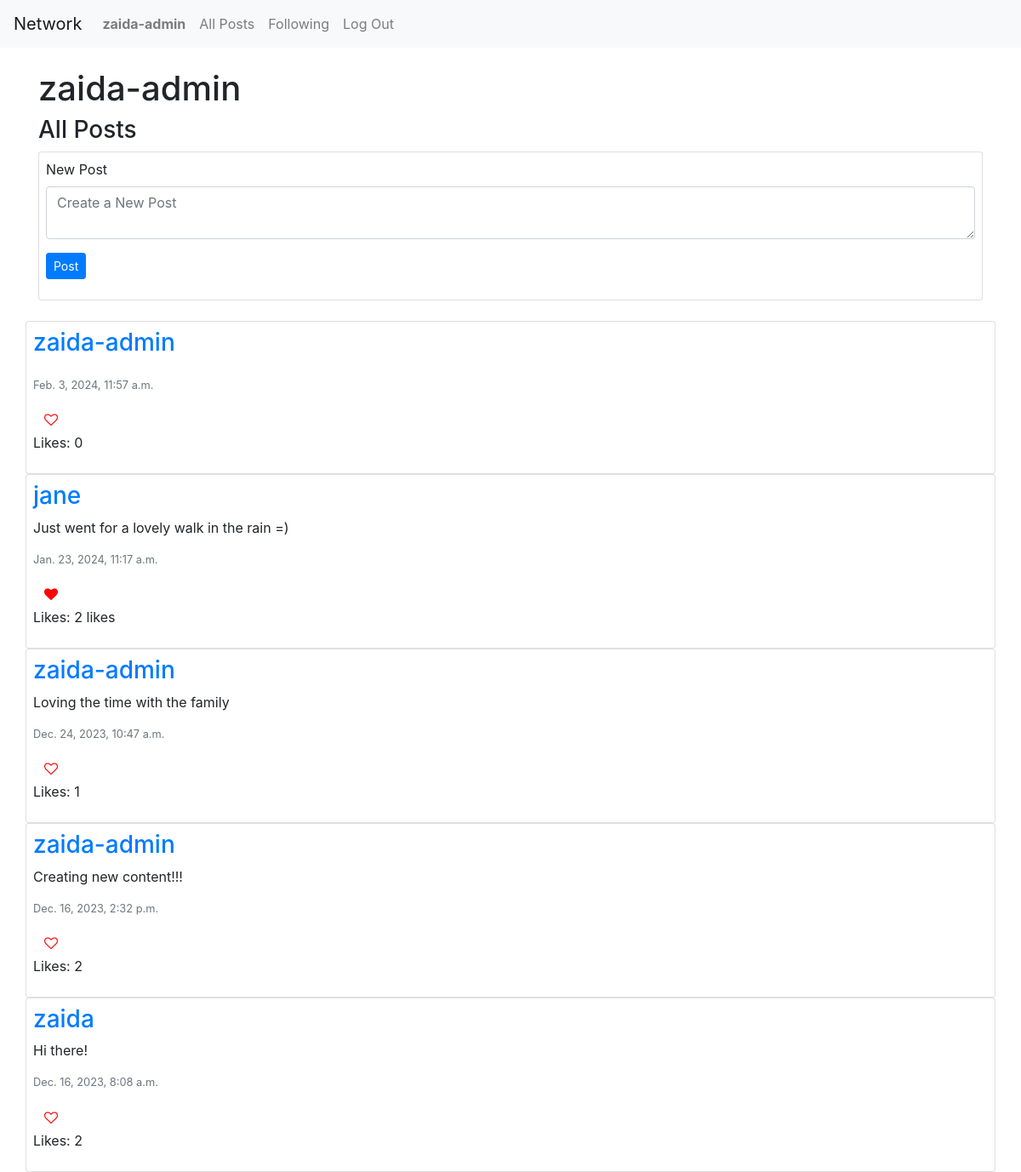
Screenshot of / (signed in) with the database file from the repository.
### network/models.py (models this page shows, shortened)
class User(AbstractUser):
    pass

class Post(models.Model):
    author= models.ForeignKey("User", on_delete=models.CASCADE, related_name='posts')
    content = models.CharField(max_length=300)
    timestamp = models.DateTimeField(auto_now_add=True)
    like = models.IntegerField(default=0)

### network/views.py (the view)
# urls.py: path("", views.index, name="index"),
def index(request):
    posts = Post.objects.all().order_by('id').reverse()
    paginator = Paginator(posts, 10)
    page_number = request.GET.get('page')
    page_obj = paginator.get_page(page_number)
    allLikes = Like.objects.all()
    postsLiked = []
    try:
        for like in allLikes:
            if like.user.id == request.user.id:
                postsLiked.append(like.post.id)
    except:
        postsLiked = []
    return render(request, "network/index.html", {
        'posts': posts,
        'page_obj': page_obj,
        'postsLiked': postsLiked
    })

### network/templates/network/index.html (shortened to what this page needs)
{% extends "network/layout.html" %} {% load static %} {% block body %}
<div id="title">
  <h1 class="mt-4">{{ request.user.username }}</h1>
  <h3>All Posts</h3>
</div>
{% if user.is_authenticated %}
<div id="compose-view" class="card p-2 mb-4">
  <form id="compose-form" method="post" action="{% url 'compose' %}">
    <div class="form-group">
      <label for="compose-body">New Post</label>
      <textarea
        class="form-control"
        id="compose-body"
        name="compose-body"
        placeholder="Create a New Post"
      ></textarea>
    </div>
    <div class="form-group">
      <input type="submit" class="btn btn-primary btn-sm" value="Post" />
    </div>
  </form>
</div>
{% endif %}
<div id="posts-view">
  <div id="all-posts">
    {% for post in page_obj %}
    <div class="row post card p-2">
      <h3>
        <a href="{% url 'profile' user_id=post.author.id%}">{{post.author}}</a>
      </h3>
      <p id="content_{{ post.id }}">{{ post.content }}</p>
      <p class="text-secondary lh-1 small">{{ post.timestamp }}</p>
      {% if user.is_authenticated %} {% if user == post.user %}
      <div>
        <button
          class="btn btn-primary btn-sm"
          data-toggle="modal"
          data-target="#modal_edit_{{ post.id }}"
        >
          Edit
        </button>
      </div>
      <p class="mt-2">
        <span class="like_count">Likes: {{ post.like }} </span>
        {% if post.like == 1 %} like {% else %} likes {% endif %}
      </p>
      <div
        class="modal fade"
        tabindex="-1"
        role="dialog"
        id="modal_edit_{{ post.id }}"
        aria-labelledby="modal_edit_{{ post.id }}_label"
      >
        <div class="modal-dialog" role="document">
          <div class="modal-content">
            <div class="modal-header">
              <h5 class="modal-title">Edit Post</h5>
              <button
                type="button"
                class="close"
                data-dismiss="modal"
                aria-label="Close"
                aria-hidden="true"
              >
                <span aria-hidden="true">&times;</span>
              </button>
            </div>
            <div class="modal-body">
              {% csrf_token %}
              <textarea
                name="content"
                id="textarea_{{ post.id }}"
                cols="30"
                rows="6"
                class="p-2 form-control"
              >
{{ post.content }}</textarea
              >
            </div>
            <div class="modal-footer">
              <button
                type="button"
                class="btn btn-primary"
                onclick="submitHandler('{{ post.id }}')"
              >
                Submit changes
              </button>
              <button
                type="button"
                class="btn btn-secondary"
                data-dismiss="modal"
              >
                Close
              </button>
            </div>
          </div>
        </div>
      </div>
      {% else %} {% if post.id in postsLiked %}
      <button
        id="{{ post.id }}"
        class="btn col-1 fa fa-heart text-left"
        style="color: red"
        onclick="likeHandler('{{ post.id }}', '{{ postsLiked }}', '{{likeCount}}')"
      ></button>
      <p>
        <span class="like_count" id="like_count_{{post.id}}"
          >Likes: {{ post.like }} {% if post.like == 1 %} like {% else %} likes
          {% endif %}
        </span>
      </p>
      {% else %}
      <button
        id="{{ post.id }}"
        class="btn col-1 fa fa-heart-o text-left"
        style="color: red"
        onclick="likeHandler('{{ post.id }}', '{{ postsLiked }}', '{{likeCount}}')"
      ></button>
      <p>
        <span class="like_count" id="like_count_{{post.id}}"
          >Likes: {{ post.like }}
        </span>
      </p>
      {% endif %} {% endif %} {% endif %}
    </div>
    {% endfor %}
  </div>
</div>
{% endblock %}

### network/templates/network/layout.html (shortened to what this page needs)
{% load static %}
<!DOCTYPE html>
<html lang="en">
  <head>
    <link
      rel="stylesheet"
      href="https://stackpath.bootstrapcdn.com/bootstrap/4.4.1/css/bootstrap.min.css"
    />
    <link href="{% static 'network/styles.css' %}" rel="stylesheet" />
    <link
      rel="stylesheet"
      href="https://cdnjs.cloudflare.com/ajax/libs/font-awesome/4.7.0/css/font-awesome.min.css"
    />
  </head>
  <body>
    <nav class="navbar navbar-expand-lg navbar-light bg-light">
      <a class="navbar-brand" href="{% url 'index' %}">Network</a>
      <div>
        <ul class="navbar-nav mr-auto">
          {% if user.is_authenticated %}
          <li class="nav-item">
            <a class="nav-link" href="{% url 'profile' user_id=user.id %}"
              ><strong>{{ user.username }}</strong></a
            >
          </li>
          {% endif %}
          <li class="nav-item">
            <a class="nav-link" href="{% url 'index' %}">All Posts</a>
          </li>
          {% if user.is_authenticated %}
          <li class="nav-item">
            <a class="nav-link" href="{% url 'following' %}">Following</a>
          </li>
          <li class="nav-item">
            <a class="nav-link" href="{% url 'logout' %}">Log Out</a>
          </li>
          {% endif %}
        </ul>
      </div>
    </nav>
    <div class="container">
      <div class="body">{% block body %} {% endblock %}</div>
    </div>
  </body>
</html>

### rows the page displays
User: username "zaida-admin", user.username "zaida-admin"
Post: author "zaida-admin", timestamp "Feb. 3, 2024, 11:57 a.m.", like "0"
Post: author "jane", content "Just went for a lovely walk in the rain =)", timestamp "Jan. 23, 2024, 11:17 a.m.", like "2", shows "likes"
Post: author "zaida-admin", content "Loving the time with the family", timestamp "Dec. 24, 2023, 10:47 a.m.", like "1"
Post: author "zaida-admin", content "Creating new content!!!", timestamp "Dec. 16, 2023, 2:32 p.m.", like "2"
Post: author "zaida", content "Hi there!", timestamp "Dec. 16, 2023, 8:08 a.m.", like "2"
